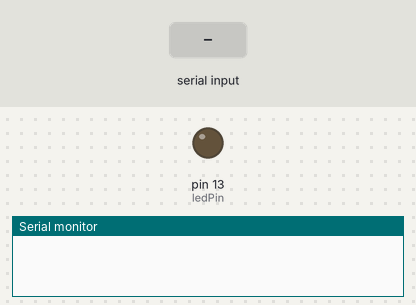
This sketch was run on a simulated Arduino Uno, built with avr-gcc and run on an emulated ATmega328P. On the bench: output pins drawn as LEDs (lit = HIGH), the last lines printed to the serial monitor. The inputs (shaded band) are chosen by the test bench.

Above: at 1.2 s.
1.3 s: "1" received over Serial
At 2.4 s:
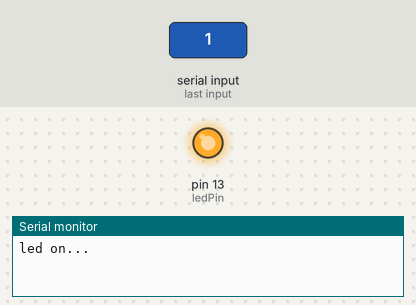
2.8 s: "0" received over Serial
At 3.5 s:
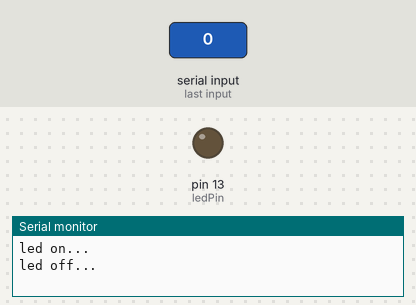
Timing chart, 0 to 5.8 s (numbered marks = the images above; inputs shaded):
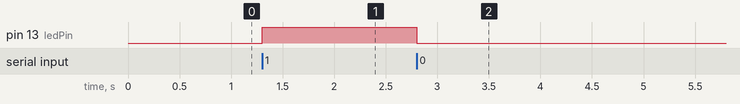

The sketch:

blink.ino
```cpp
const int ledPin = 13;
void setup() {
  // initialize digital pin 13 as an output.
  pinMode(ledPin, OUTPUT);
  Serial.begin(9600);

}

// the loop function runs over and over again forever
void loop() {
   byte pinStatus;
  if(Serial.available()){
   pinStatus = Serial.read();
     if(pinStatus=='1')
     {
       digitalWrite(ledPin,HIGH);
       Serial.println("led on...");
     }  else if(pinStatus=='0'){
        digitalWrite(ledPin,LOW);
        Serial.println("led off...");
     }else{
        Serial.println("waiting for incomming command...");
     }

}

}
```

Measured:
- after the input at 1.3 s, pin 13 (ledPin): LOW → HIGH at once
- after the input at 2.8 s, pin 13 (ledPin): HIGH → LOW at once
